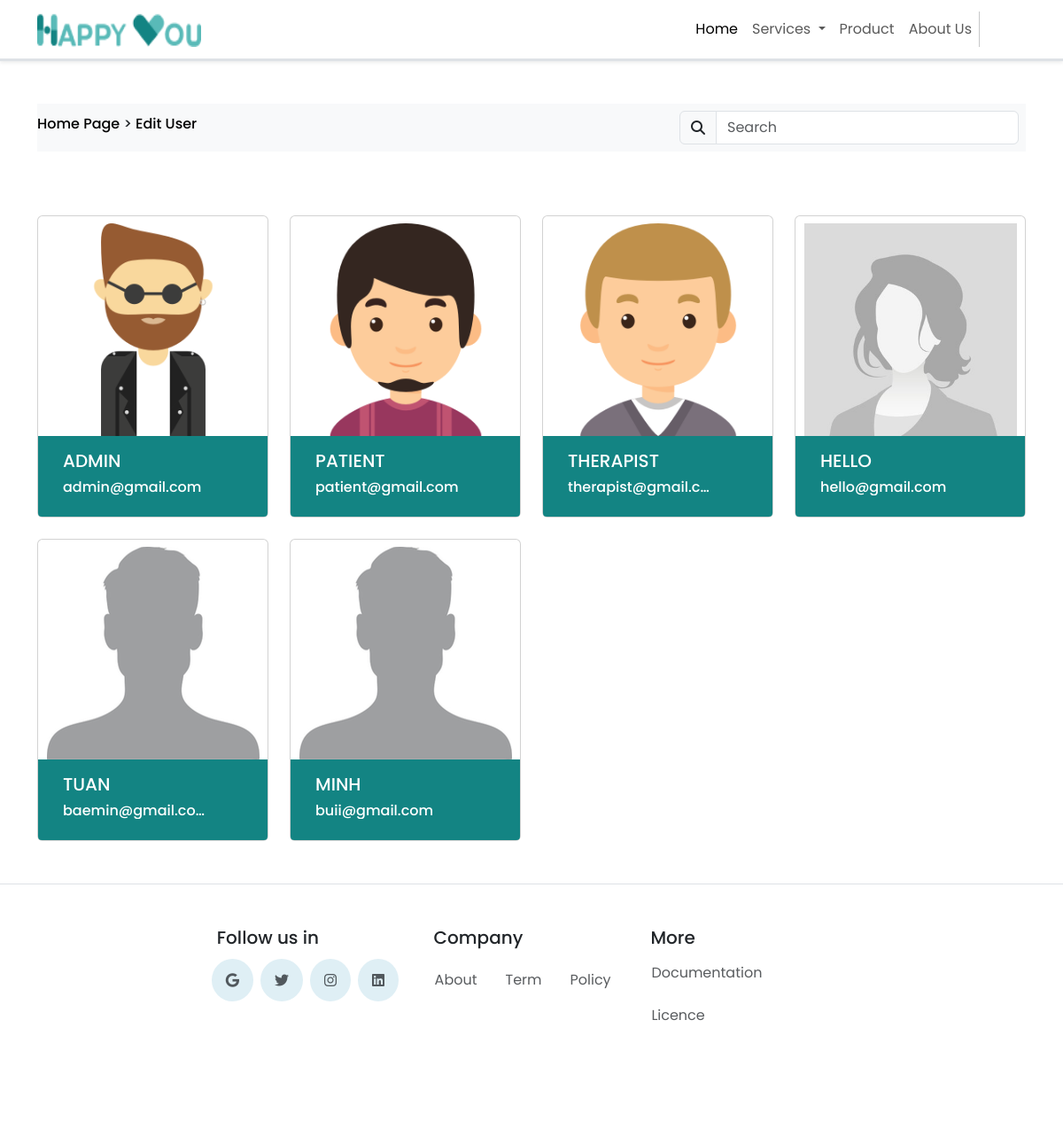
The app's page /admin/admin_edit_user.php with its own data.
### tables this page shows
CREATE TABLE `user` (
  `u_id` int(11) NOT NULL,
  `u_firstName` varchar(255) DEFAULT NULL,
  `u_lastName` varchar(255) DEFAULT NULL,
  `u_phone` varchar(10) DEFAULT NULL,
  `u_email` varchar(255) DEFAULT NULL,
  `u_password` varchar(255) DEFAULT NULL,
  `u_gender` enum('Male','Female','Other') NOT NULL,
  `u_role` enum('patient','therapist','admin') NOT NULL,
  `u_address` varchar(400) DEFAULT NULL,
  `u_avatar` varchar(45) DEFAULT NULL
);

### admin/admin_edit_user.php (the view, shortened to what this page needs)
<!DOCTYPE html>
<html lang="en">
<head>
    <?php
    include('admin_head.php');
    include("../conn_db.php");
    ?>
</head>
<body>
    <?php
        include("admin_header.php");
    ?>
   <div class="container mt-5">
        <div class="navbar bg-body-tertiary">
            <div class="h6">
                <a href="admin_index.php">Home Page</a>
                <span>></span>
                <a href="">Edit User</a>
            </div>
            <form class="d-flex" role="search">
                <div class="input-group">
                    <span class="input-group-text"><i class="fa-solid fa-magnifying-glass"></i></span>
                    <input class="form-control me-2" type="search" placeholder="Search" aria-label="Search">
                </div>
            </form>
        </div>
        <div class="row mt-5 justify-content-start">
            <?php
            $query = "SELECT * FROM User";
            $result = $mysqli->query($query);
            if ($result->num_rows > 0) {
                while ($u_row = $result->fetch_array()) {
            ?>
                <div class="col col-xl-3 col-lg-3 col-md-4 col-sm-6 col-10 mt-4">
                    <div class="card text-center">
                        <?php if ($u_row["u_avatar"] == null) {
                                if ($u_row["u_gender"] == "Male") { ?>
                                    <img src="../img/avatar/default_boy.png" class="card-img-top pt-2 m-auto"  style="width: 15rem" alt="..."><?php } else {
                                    if ($u_row["u_gender"] == "Female") {?><img src="../img/avatar/default_women.png" class="card-img-top pt-2 m-auto"  style="width: 15rem" alt="..."><?php } else {
                                        if ($u_row["u_gender"] == "Other") {?> <img src="../img/avatar/default_other.png" class="card-img-top pt-2 m-auto"  style="width: 15rem" alt="..."> <?php }
                                        }
                                        } ?><?php ?>
                        <?php } else {?><img <?php echo "src=\"../img/avatar/{$u_row["u_avatar"]}\"";?> class="card-img-top pt-2 m-auto"  style="width: 15rem" alt="..."><?php } ?>
                        <div class="row card-body m-0 p-3 bg-main text-white rounded-bottom-1 text-start">
                            <div class="col-10">
                                <h5 class="card-title name text-truncate"><?= $u_row["u_firstName"] ?></h5>
                                <h6 class="card-title email text-truncate " id=""><?= $u_row["u_email"] ?></h6>
                            </div>
                        </div>
                    </div>
                </div>
            <?php }
            } ?>
        </div>
    </div>
    <?php
        include("../footer.php");
    ?>
</body>
</html>

### css/index.css (style rules this page uses)
* { font-family: 'Poppins', sans-serif; }
.bg-main { background-color: #138483; }
a { text-decoration: none; cursor: pointer; color: black }

### records on screen
user: u_avatar (picture), u_firstName "ADMIN", u_email "admin@gmail.com"
user: u_avatar (picture), u_firstName "PATIENT", u_email "patient@gmail.com"
user: u_avatar (picture), u_firstName "THERAPIST", u_email "therapist@gmail.c…"
user: u_firstName "HELLO", u_email "hello@gmail.com"
user: u_firstName "TUAN", u_email "baemin@gmail.com"
user: u_firstName "MINH", u_email "buii@gmail.com"
